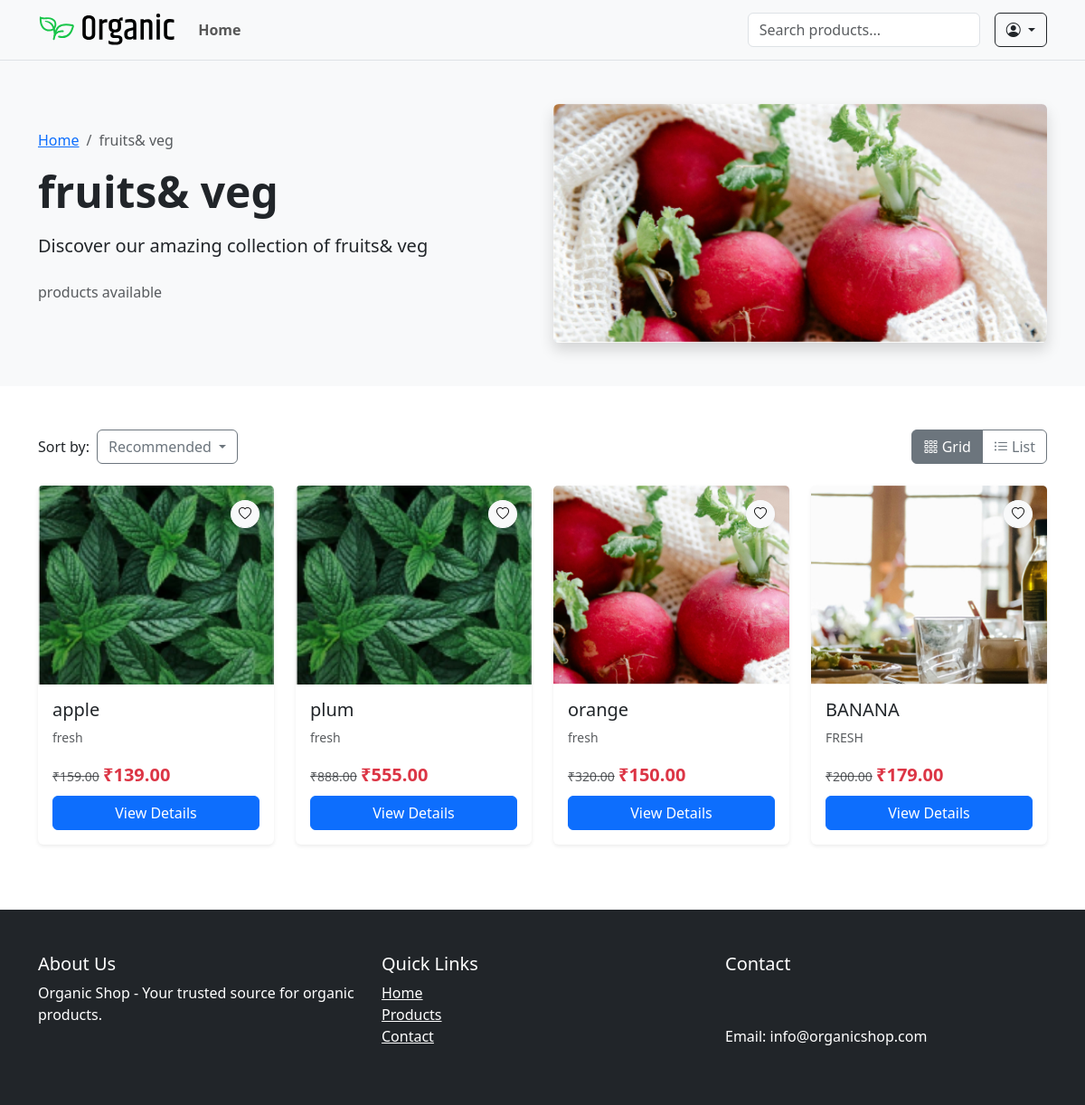
The page /category/breadssweets/ on the database as committed earlier.
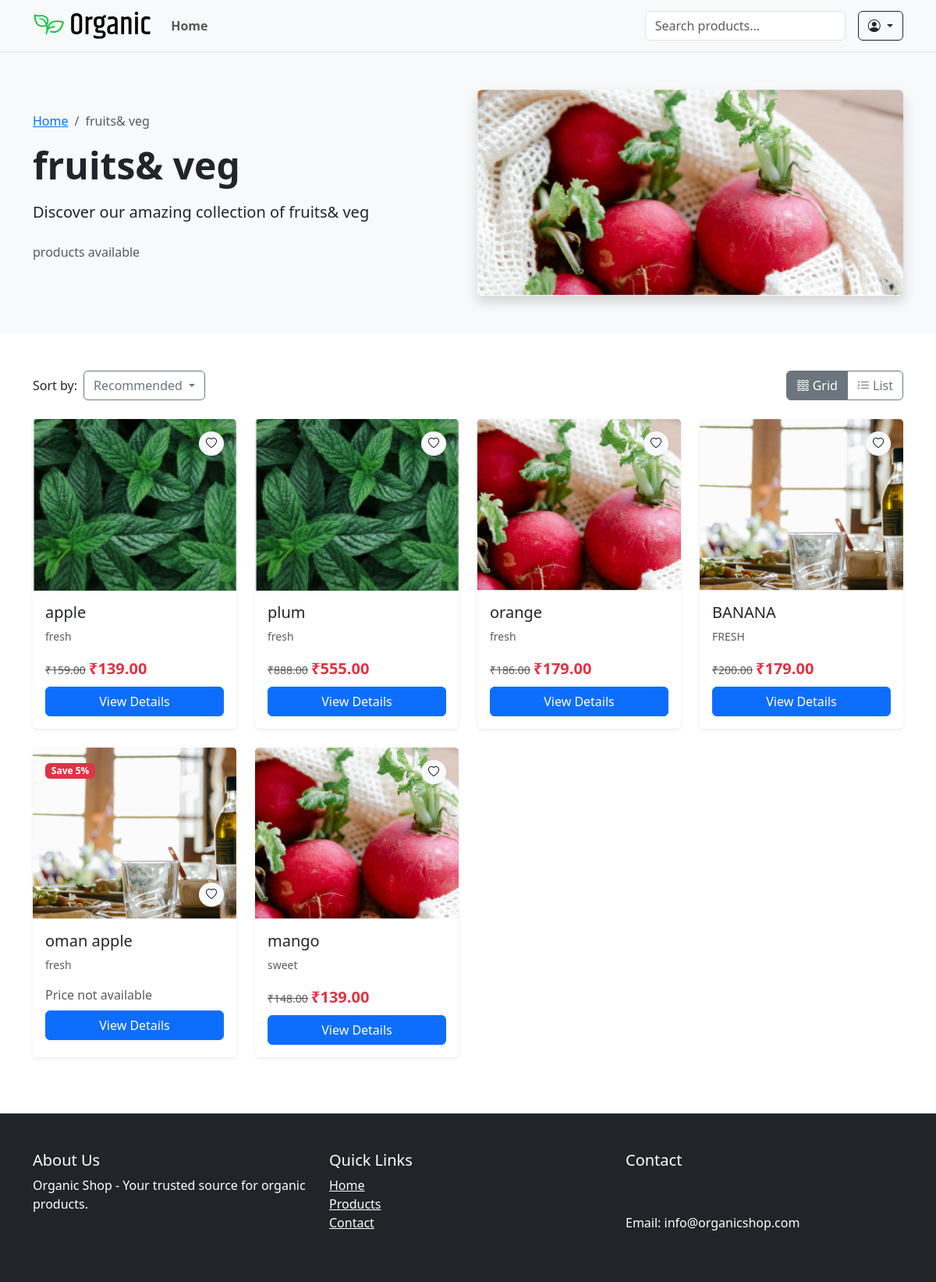
The same page on the database as committed later.
### shop/models.py (models this page shows, shortened)
class Product(models.Model):
    category = models.ForeignKey(Category, on_delete=models.CASCADE, related_name='products')
    name = models.CharField(max_length=255)
    slug = models.SlugField(unique=True ,blank=True)
    description = models.TextField()
    price = models.DecimalField(max_digits=10, decimal_places=2)
    discount_price = models.DecimalField(max_digits=10, decimal_places=2, null=True, blank=True)
    image = models.ImageField(upload_to='products/')
    is_featured = models.BooleanField(default=False)
    sold_count = models.PositiveIntegerField(default=0)
    created_at = models.DateTimeField(auto_now_add=True)
    views = models.PositiveIntegerField(default=0)
    available = models.BooleanField(default=True)
    stock = models.PositiveIntegerField(default=0)
    @property
    def has_variants(self):
        return self.variants.exists()
    @property
    def get_discount_percentage(self):
        if self.discount_price:
            return int(100 - (self.discount_price / self.price * 100))
        return 0
    @property
    def display_discount(self):
        if self.has_variants or not self.discount_price:
            return None
        return self.get_discount_percentage

class ProductVariant(models.Model):
    product = models.ForeignKey(Product, on_delete=models.CASCADE, related_name='variants')
    values = models.ManyToManyField(VariantValue)
    price = models.DecimalField(max_digits=10, decimal_places=2)
    discount_price = models.DecimalField(max_digits=10, decimal_places=2, null=True, blank=True)
    stock = models.IntegerField()
    sku = models.CharField(max_length=50, unique=True, blank=True)
    image = models.ImageField(upload_to='variants/', null=True, blank=True)
    sold_count = models.IntegerField(default=0)

### shop/views.py (the view)
# urls.py: path('category/<slug:slug>/', views.category_detail, name='category_detail'),
def category_detail(request, slug):
    category = get_object_or_404(Category, slug=slug)
    products = category.products.filter(available=True).prefetch_related('variants')
    category = get_object_or_404(Category, slug=slug, is_active=True)
    sort = request.GET.get('sort')
    if sort == 'price_asc':
        products = sorted(products, key=lambda p: (p.variants.order_by('-stock').first().price if p.variants.exists() else 0))
    elif sort == 'price_desc':
        products = sorted(products, key=lambda p: (p.variants.order_by('-stock').first().price if p.variants.exists() else 0), reverse=True)
    elif sort == 'newest':
        products = products.order_by('-created_at')
    elif sort == 'rating':
        products = sorted(products, key=lambda p: p.reviews.aggregate(avg=Avg('rating'))['avg'] or 0, reverse=True)
    for product in products:
        default_variant = product.variants.order_by('-stock').first()
        product.default_variant = default_variant
    wishlist_items = []
    if request.user.is_authenticated:
        wishlist_items = Wishlist.objects.filter(user=request.user).values_list('product_id', flat=True)
    context = {
        'category': category,
        'products': products,
        'wishlist_items': wishlist_items,  # pass to template
    }
    return render(request, 'shop/category_detail.html', context)

### shop/templates/shop/category_detail.html (shortened to what the changed rows need)
{% extends 'shop/base.html' %}
{% load static %}
{% block content %}
<section class="py-5" style="background-color: #f8f9fa;">
    <div class="container">
        <div class="row align-items-center">
            <div class="col-md-6">
                <h1 class="display-5 fw-bold mb-3">{{ category.name }}</h1>
            </div>
        </div>
    </div>
</section>
<section class="py-5">
    <div class="container">
        <div class="row" id="productsContainer">
            {% for product in products %}
            {% with variant=product.default_variant %}
            <div class="col-lg-3 col-md-4 col-sm-6 mb-4 product-card">
                <div class="card h-100 border-0 shadow-sm hover-shadow transition">
                    <div class="position-relative">
                        {% if variant and variant.image %}
                            <img src="{{ variant.image.url }}" class="card-img-top" alt="{{ product.name }}" style="height: 220px; object-fit: cover;">
                        {% elif product.image %}
                            <img src="{{ product.image.url }}" class="card-img-top" alt="{{ product.name }}" style="height: 220px; object-fit: cover;">
                        {% else %}
                            <img src="{% static 'images/placeholder-product.jpg' %}" class="card-img-top" alt="{{ product.name }}" style="height: 220px; object-fit: cover;">
                        {% endif %}
                        <div class="card-img-overlay d-flex flex-column justify-content-between">
                            {% if product.display_discount %}
                            <div>
                                <span class="badge bg-danger">Save {{ product.display_discount }}%</span>
                            </div>
                            {% endif %}
                            <div class="d-flex justify-content-end">
                                                    <form action="{% url 'accounts:add_to_wishlist' product.id %}" method="post">
                            <button type="submit" class="btn btn-light btn-sm rounded-circle shadow-sm btn-heart">
                                <i class="bi {% if product.id in wishlist_items %}bi-heart-fill text-danger{% else %}bi-heart{% endif %}"></i>
                            </button>
                        </form>
                            </div>
                        </div>
                    </div>
                    <div class="card-body">
                        <h5 class="card-title">{{ product.name }}</h5>
                        <p class="card-text text-muted small">{{ product.description|truncatewords:15 }}</p>
                        <div class="price mb-2">
                            {% if variant %}
                                {% if variant.discount_price %}
                                    <del class="text-muted small">₹{{ variant.price }}</del>
                                    <span class="fs-5 fw-bold text-danger">₹{{ variant.discount_price }}</span>
                                {% else %}
                                    <span class="fs-5 fw-bold">₹{{ variant.price }}</span>
                                {% endif %}
                            {% else %}
                                <span class="text-muted">Price not available</span>
                            {% endif %}
                        </div>
                        <div class="d-grid gap-2">
                            <a href="{% url 'shop:product_detail' product.slug %}" class="btn btn-primary">View Details</a>
                        </div>
                    </div>
                </div>
            </div>
            {% endwith %}
            {% endfor %}
        </div>
    </div>
</section>
{% endblock %}

Rows that differ between the two databases and show on the page:
changed Product "orange": default_variant.price "320.00" → "186.00"; default_variant.discount_price "150.00" → "179.00"
added Product: image (picture), display_discount "5", name "oman apple", description "fresh", shows "Price not available"
added Product: image (picture), name "mango", description "sweet", default_variant.price "148.00", default_variant.discount_price "139.00"
